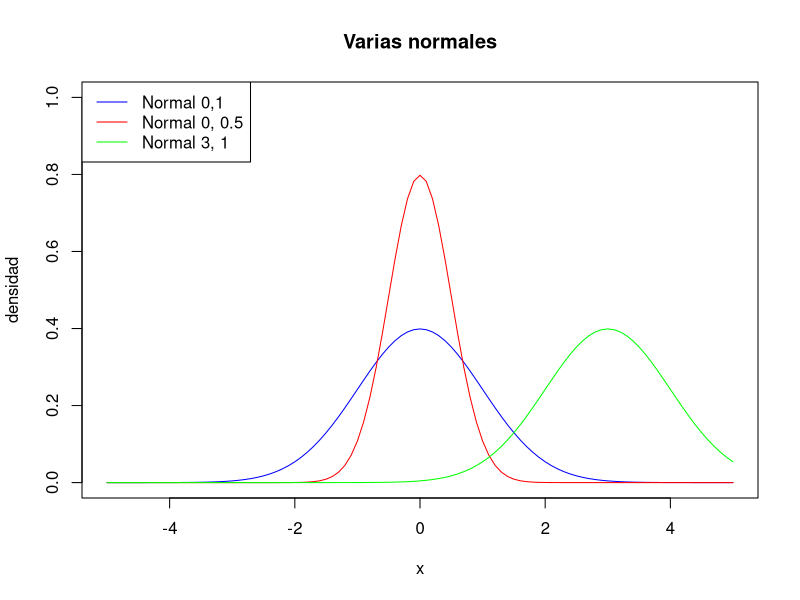
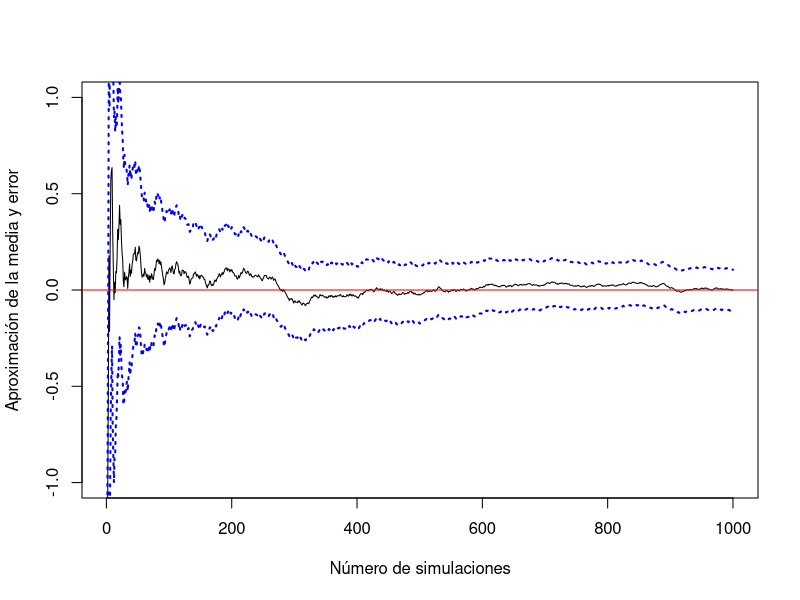
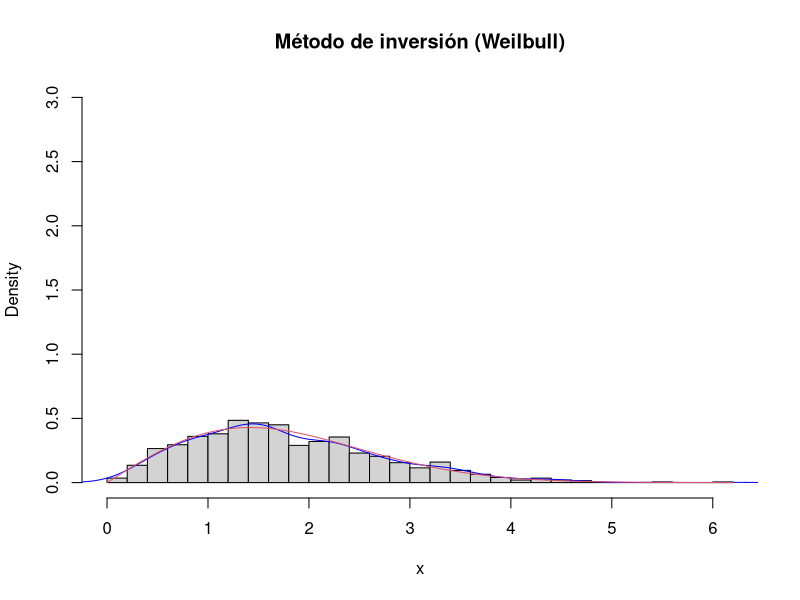

The R source for these figures, in order:
## ---- chunk 1
curve(dnorm(x,mean=0,sd=1),-5,5,ylim=c(0,1), ylab='densidad', main="Varias normales", col="blue")
curve(dnorm(x,mean=0,sd=0.5),-5,5,col="red", add=TRUE)
curve(dnorm(x,mean=3,sd=1),-5,5,col="green", add=TRUE)
legend('topleft', legend = c('Normal 0,1','Normal 0, 0.5', 'Normal 3, 1'),lty=1,col = c('blue','red','green'))
## ---- chunk 2
set.seed(1)
nsim <- 1000
x <- runif(nsim, -3, 3)
print(mean(x))

estim <- cumsum(x)/1:nsim
estim.err <- sqrt(cumsum((x-estim)^2))/1:nsim

plot(1:nsim, estim, type='l', xlab="Número de simulaciones", ylab="Aproximación de la media y error", col="black", ylim=c(-1,1))

abline(h=0, col="red")

z <- qnorm(0.975)

lines(estim-z*estim.err,lty=3,lwd=2,col='blue')
lines(estim+z*estim.err,lty=3,lwd=2,col='blue')
## ---- chunk 3
determina.n <- function(epsilon, sigma, alpha){
    z <- qnorm(alpha/2, lower.tail=FALSE)
    n <- (z*sigma/epsilon)^2
    return(n)
}

epislon <- 0.1*10
print(determina.n(epislon, 5, 0.05))
## ---- chunk 4
dd_weilbull <- function(x, lambda, alpha) {
    dweibull(x, shape = alpha, scale = 1 / lambda)
}

rd_weilbull <- function(n, lambda, alpha) {
    u <- runif(n)
    1 / lambda * (- log(1 - u))^(1 / alpha)
}

n <- 1000
set.seed(1)
lambda <- 0.5
alpha <- 2

x <- rd_weilbull(n, lambda, alpha)

hist(
    x,
    freq = FALSE,
    breaks = 'FD',
    ylim = c(0, 3),
    main = 'Método de inversión (Weilbull)'
)
lines(density(x), col = 'blue')
curve(dd_weilbull(x, lambda, alpha), add = TRUE, col = 2)
